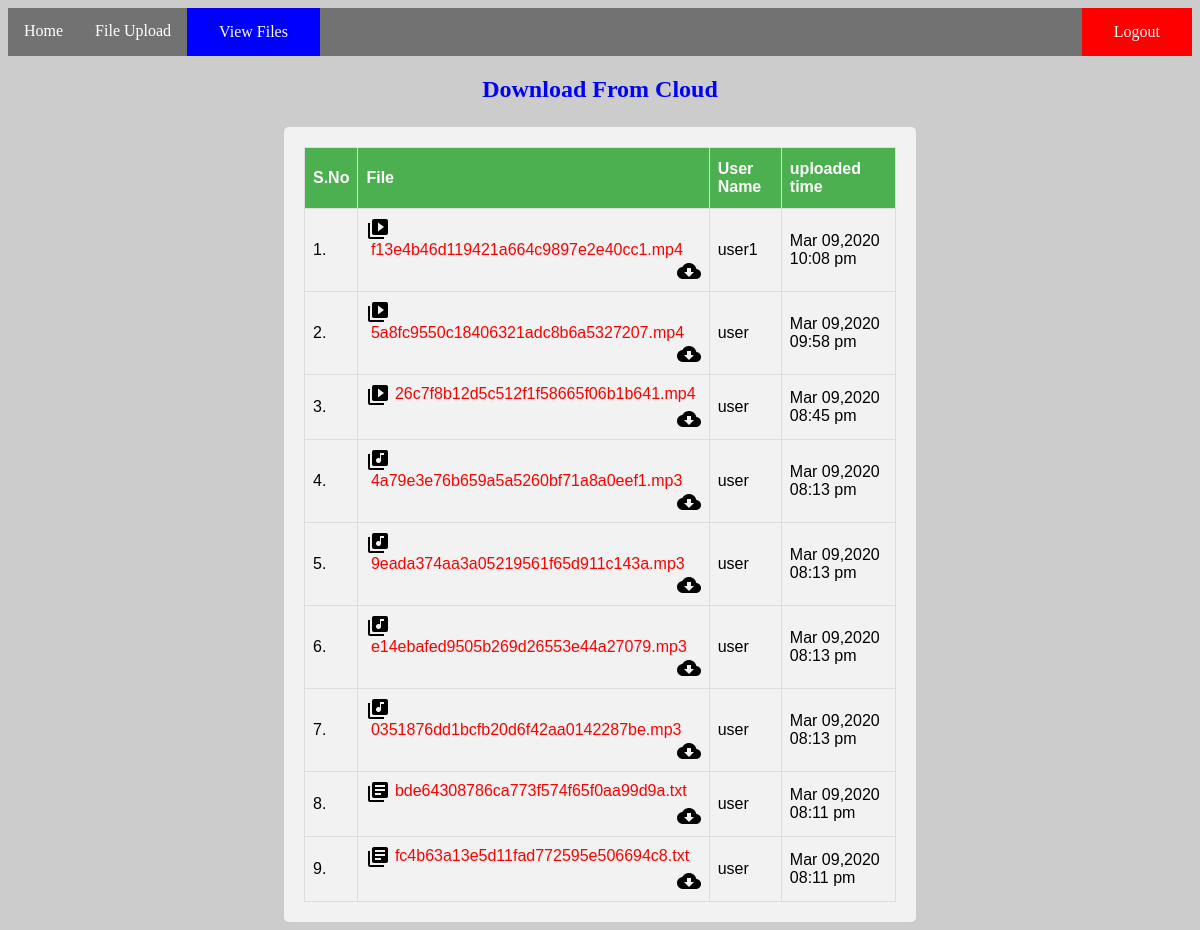
The page /view.php (signed in) on the database its author committed.
### tables this page shows
CREATE TABLE `upload` (
  `id` int(11) NOT NULL,
  `username` varchar(64) NOT NULL,
  `file` varchar(64) NOT NULL,
  `type` varchar(15) NOT NULL,
  `date` timestamp NOT NULL DEFAULT current_timestamp() ON UPDATE current_timestamp()
);

### view.php (the view, shortened to what this page needs)
<?php
	require("database.php");
	$output="";
	$sql=$conn->query("SELECT * from upload order by date DESC");
	if($sql->num_rows>0)
	{
		$i=1;
		while($row=$sql->fetch_assoc()){
			$file=$row["file"];
			$type=$row["type"];
			$username=$row["username"];
			$date=$row["date"];
			$date=date_create($date);
			$date=date_format($date,"M d,Y h:i a");
			if($type=="mp3" || $type=="MP3"){
				$img="music.png";
			}
			else if($type=="mp4" || $type=="MP4"){
				$img="video.png";
			}
			else if($type=="jpg" || $type=="JPG" || $type=="jpeg" || $type=="JPEG" || $type=="png" || $type=="PNG"  || $type=="gif" || $type=="GIF"){
				$img="photo.png";
			}
			else{
				$img="file.png";
			}
			$output.="<tr>
						<td >".$i.".</td>
						<td>
							<img src='".$img."' width='24px' style='vertical-align:middle;'><span style='color:red'>&nbsp;".$file."</span><a href='upload/".$file."' style='float:right' target='_blank' download><img src='download.png' width='24px' style='vertical-align:middle;'></a>
						</td>
						<td>".$username."</td>
						<td>".$date."</td>";
						$i++;
		}
	}else
	{
		$output="<h3 style='text-align:center;color:red'>No files</h3>";
	}
?>
<!DOCTYPE html>
<html>
<head>
	<link rel="stylesheet" href="style.css">
</head>
<body class="bg" style="min-height:600px">
<ul>
  <li><a href="index.php" >Home</a></li>
  <li><a href="upload.php">File Upload</a></li>
  <li><a href="view.php" class="button">View Files</a></li>
  <?php
	if(isset($_SESSION["username"]) && !empty($_SESSION["username"]))
	{
		echo '<li style="float: right;"><a href="logout.php" class="button" style="background-color:red" >Logout</a></li>';
	}
	else
	{
		echo '<li><a href="register.php" >Register</a></li>';
		echo '<li style="float: right;"><a href="login.php" class="button" style="background-color:red" >Login</a></li>';
	}
	?>
</ul>
<h2 style='text-align:center;color:blue'>Download From Cloud</h2>
<div style='margin-top:2%'>
	<table id="file">
	  <tr>
		<th>S.No</th>
		<th>File</th>
		<th>User Name</th>
		<th>uploaded time</th>
	  </tr>
	  <?=$output?>
	</table>
</div>
	</body>
</html>

### style.css (style rules this page uses)
div { margin:auto; width:50%; border-radius: 5px; background-color: #f2f2f2; padding: 20px; }
ul { list-style-type: none; margin: 0; padding: 0; overflow: hidden; background-color: #33333396; }
ul li { float: left; }
ul li a { display: block; color: white; text-align: center; padding: 14px 16px; text-decoration: none; }
.bg { background-color: #cccccc; background-position: fixed; background-repeat: no-repeat; background-size: 100% 100%; }
.button { background-color: #0000ff; border: none; color: white; padding: 15px 32px; text-align: center; text-decoration: none; display: inline-block; font-size: 16px; }
#file { font-family: "Trebuchet MS", Arial, Helvetica, sans-serif; border-collapse: collapse; width: 100%; }
#file td, #file th { border: 1px solid #ddd; padding: 8px; }
#file tr:nth-child(even) { background-color: #f2f2f2; }
#file th { padding-top: 12px; padding-bottom: 12px; text-align: left; background-color: #4CAF50; color: white; }

### rows shown on the page
upload: file "f13e4b46d119421a664c9897e2e40cc1.mp4", username "user1", date "Mar 09,2020 10:08 pm"
upload: file "5a8fc9550c18406321adc8b6a5327207.mp4", username "user", date "Mar 09,2020 09:58 pm"
upload: file "26c7f8b12d5c512f1f58665f06b1b641.mp4", username "user", date "Mar 09,2020 08:45 pm"
upload: file "4a79e3e76b659a5a5260bf71a8a0eef1.mp3", username "user", date "Mar 09,2020 08:13 pm"
upload: file "9eada374aa3a05219561f65d911c143a.mp3", username "user", date "Mar 09,2020 08:13 pm"
upload: file "e14ebafed9505b269d26553e44a27079.mp3", username "user", date "Mar 09,2020 08:13 pm"
upload: file "0351876dd1bcfb20d6f42aa0142287be.mp3", username "user", date "Mar 09,2020 08:13 pm"
upload: file "bde64308786ca773f574f65f0aa99d9a.txt", username "user", date "Mar 09,2020 08:11 pm"
upload: file "fc4b63a13e5d11fad772595e506694c8.txt", username "user", date "Mar 09,2020 08:11 pm"
